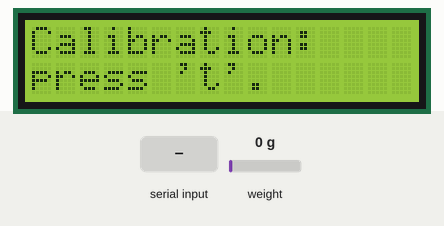
This sketch was run on a simulated ESP8266 (NodeMCU). Parts: 16×2 character LCD. The inputs (shaded band) are chosen by the test bench; at power-on: weight on the scale 0 g. EEPROM starts erased; what the sketch prints to the serial monitor is not drawn.

Above: at 3.2 s.
3.3 s: "t90\n" received over Serial
At 4.4 s:
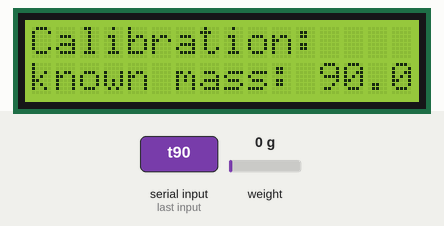
4.8 s: "y90\n" received over Serial
At 6.0 s:
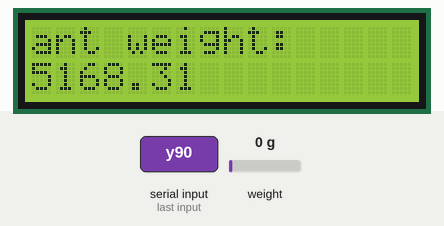
6.5 s: "t,45\n" received over Serial
At 6.52 s:
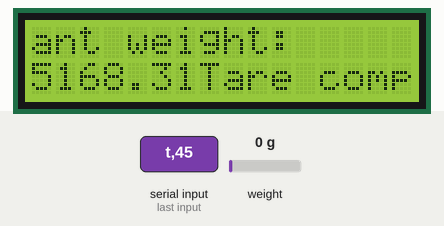
8.0 s: weight on the scale set to 100 g
At 8.8 s:
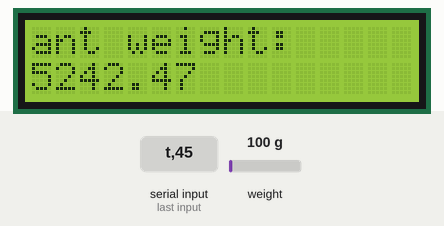
9.5 s: weight on the scale set to 1250 g
At 10.3 s:
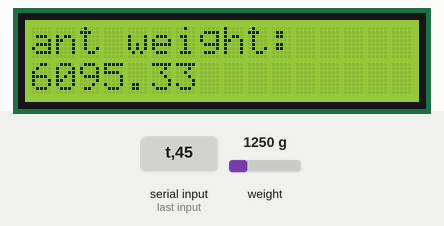
11.0 s: weight on the scale set to 2500 g
At 11.8 s:
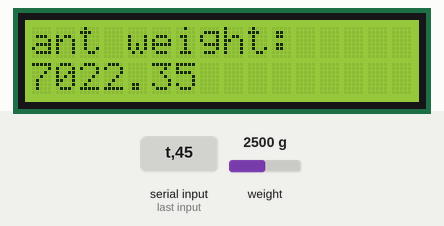
Timing chart, 0 to 13.5 s (numbered marks = the images above; inputs shaded):
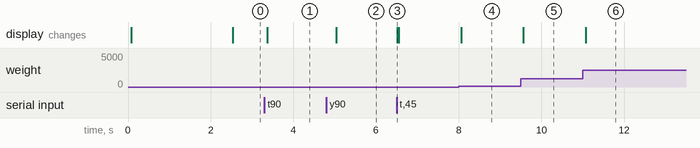

The sketch:

Calibration_wLCDtestcode.ino
```cpp
/*
   -------------------------------------------------------------------------------------
   HX711_ADC
   Arduino library for HX711 24-Bit Analog-to-Digital Converter for Weight Scales
   Olav Kallhovd sept2017
   -------------------------------------------------------------------------------------
*/

/*
   This example file shows how to calibrate the load cell and optionally store the calibration
   value in EEPROM, and also how to change the value manually.
   The result value can then later be included in your project sketch or fetched from EEPROM.

   To implement calibration in your project sketch the simplified procedure is as follow:
       LoadCell.tare();
       //place known mass
       LoadCell.refreshDataSet();
       float newCalibrationValue = LoadCell.getNewCalibration(known_mass);
*/

#include <HX711_ADC.h>
#if defined(ESP8266)|| defined(ESP32) || defined(AVR)
#include <EEPROM.h>
#endif

#include <Wire.h>
#include <LiquidCrystal_I2C.h>

// Set the LCD address to 0x27 for a 16 chars and 2 line display
LiquidCrystal_I2C lcd(0x27, 16, 2);


//pins:
const int HX711_dout = 4; //mcu > HX711 dout pin
const int HX711_sck = 5; //mcu > HX711 sck pin

//HX711 constructor:
HX711_ADC LoadCell(HX711_dout, HX711_sck);

const int calVal_eepromAdress = 0;
unsigned long t = 0;

void setup() {
  Serial.begin(57600); delay(10);
  Serial.println();
  Serial.println("Starting...");

  lcd.begin();
  lcd.print("Starting...");

  LoadCell.begin();
  //LoadCell.setReverseOutput(); //uncomment to turn a negative output value to positive
  unsigned long stabilizingtime = 2000; // preciscion right after power-up can be improved by adding a few seconds of stabilizing time
  boolean _tare = true; //set this to false if you don't want tare to be performed in the next step
  LoadCell.start(stabilizingtime, _tare);
  if (LoadCell.getTareTimeoutFlag() || LoadCell.getSignalTimeoutFlag()) {
    Serial.println("Timeout, check MCU>HX711 wiring and pin designations");
    while (1);
  }
  else {
    LoadCell.setCalFactor(1.0); // user set calibration value (float), initial value 1.0 may be used for this sketch
    Serial.println("Startup is complete");
    lcd.print("Startup complete");
  }
  while (!LoadCell.update());
  calibrate(); //start calibration procedure
}

void loop() {
  static boolean newDataReady = 0;
  const int serialPrintInterval = 0; //increase value to slow down serial print activity

  // check for new data/start next conversion:
  if (LoadCell.update()) newDataReady = true;

  // get smoothed value from the dataset:
  if (newDataReady) {
    if (millis() > t + serialPrintInterval) {
      float i = LoadCell.getData();
      Serial.print("Load_cell output val: ");
      Serial.println(i);
      lcd.clear();
      lcd.setCursor(0, 0);
      lcd.print("ant weight:");
      lcd.setCursor(0, 1);
      lcd.print(20000+((i-20000)-(0.258386440536201*(i-20000)-0.582583766102644)));
      newDataReady = 0;
      t = millis();
    }
  }


  // receive command from serial terminal
  if (Serial.available() > 0) {
    char inByte = Serial.read();
    if (inByte == 't') LoadCell.tareNoDelay(); //tare
    else if (inByte == 'r') calibrate(); //calibrate
    else if (inByte == 'c') changeSavedCalFactor(); //edit calibration value manually
  }

  // check if last tare operation is complete
  if (LoadCell.getTareStatus() == true) {
    Serial.println("Tare complete");
    lcd.println("Tare complete");
  }

}

void calibrate() {
  Serial.println("***");
  Serial.println("Start calibration:");
  Serial.println("Place the load cell an a level stable surface.");
  Serial.println("Remove any load applied to the load cell.");
  Serial.println("Send 't' from serial monitor to set the tare offset.");

  lcd.clear();
  lcd.setCursor(0, 0);
  lcd.print("Calibration:");
  lcd.setCursor(0, 1);
  lcd.print("press 't'.");

  boolean _resume = false;
  while (_resume == false) {
    LoadCell.update();
    if (Serial.available() > 0) {
      if (Serial.available() > 0) {
        char inByte = Serial.read();
        if (inByte == 't') LoadCell.tareNoDelay();
      }
    }
    if (LoadCell.getTareStatus() == true) {
      Serial.println("Tare complete");
      _resume = true;
    }
  }

  Serial.println("Now, place your known mass on the loadcell.");
  Serial.println("Then send the weight of this mass (i.e. 100.0) from serial monitor.");

  lcd.clear();
  lcd.setCursor(0, 0);
  lcd.print("Calibration:");
  lcd.setCursor(0, 1);
  lcd.print("set mass.");

  float known_mass = 0;
  _resume = false;
  while (_resume == false) {
    LoadCell.update();
    if (Serial.available() > 0) {
      known_mass = Serial.parseFloat();
      if (known_mass != 0) {
        Serial.print("Known mass is: ");
        Serial.println(known_mass);

        lcd.clear();
        lcd.setCursor(0, 0);
        lcd.print("Calibration:");
        lcd.setCursor(0, 1);
        lcd.print("known mass: ");
        lcd.println(known_mass);
        _resume = true;
      }
    }
  }

  LoadCell.refreshDataSet(); //refresh the dataset to be sure that the known mass is measured correct
  float newCalibrationValue = LoadCell.getNewCalibration(known_mass); //get the new calibration value

  Serial.print("New calibration value has been set to: ");
  Serial.print(newCalibrationValue);
  Serial.println(", use this as calibration value (calFactor) in your project sketch.");
  Serial.print("Save this value to EEPROM adress ");
  Serial.print(calVal_eepromAdress);
  Serial.println("? y/n");

  _resume = false;
  while (_resume == false) {
    if (Serial.available() > 0) {
      char inByte = Serial.read();
      if (inByte == 'y') {
#if defined(ESP8266)|| defined(ESP32)
        EEPROM.begin(512);
#endif
        EEPROM.put(calVal_eepromAdress, newCalibrationValue);
#if defined(ESP8266)|| defined(ESP32)
        EEPROM.commit();
#endif
        EEPROM.get(calVal_eepromAdress, newCalibrationValue);
        Serial.print("Value ");
        Serial.print(newCalibrationValue);
        Serial.print(" saved to EEPROM address: ");
        Serial.println(calVal_eepromAdress);
        _resume = true;

      }
      else if (inByte == 'n') {
        Serial.println("Value not saved to EEPROM");
        _resume = true;
      }
    }
  }

  Serial.println("End calibration");
  Serial.println("***");
  Serial.println("To re-calibrate, send 'r' from serial monitor.");
  Serial.println("For manual edit of the calibration value, send 'c' from serial monitor.");
  Serial.println("***");
}

void changeSavedCalFactor() {
  float oldCalibrationValue = LoadCell.getCalFactor();
  boolean _resume = false;
  Serial.println("***");
  Serial.print("Current value is: ");
  Serial.println(oldCalibrationValue);
  Serial.println("Now, send the new value from serial monitor, i.e. 696.0");
  float newCalibrationValue;
  while (_resume == false) {
    if (Serial.available() > 0) {
      newCalibrationValue = Serial.parseFloat();
      if (newCalibrationValue != 0) {
        Serial.print("New calibration value is: ");
        Serial.println(newCalibrationValue);
        LoadCell.setCalFactor(newCalibrationValue);
        _resume = true;
      }
    }
  }
  _resume = false;
  Serial.print("Save this value to EEPROM adress ");
  Serial.print(calVal_eepromAdress);
  Serial.println("? y/n");
  while (_resume == false) {
    if (Serial.available() > 0) {
      char inByte = Serial.read();
      if (inByte == 'y') {
#if defined(ESP8266)|| defined(ESP32)
        EEPROM.begin(512);
#endif
        EEPROM.put(calVal_eepromAdress, newCalibrationValue);
#if defined(ESP8266)|| defined(ESP32)
        EEPROM.commit();
#endif
        EEPROM.get(calVal_eepromAdress, newCalibrationValue);
        Serial.print("Value ");
        Serial.print(newCalibrationValue);
        Serial.print(" saved to EEPROM address: ");
        Serial.println(calVal_eepromAdress);
        _resume = true;
      }
      else if (inByte == 'n') {
        Serial.println("Value not saved to EEPROM");
        _resume = true;
      }
    }
  }
  Serial.println("End change calibration value");
  Serial.println("***");
}
```

Measured:
- after the input at 3.3 s, the display: changes after 0.07 s (image 1)
- after the input at 4.8 s, the display: changes after 0.24 s (image 2)
- after the input at 6.5 s, the display: changes at once (image 3)
- after the input at 8.0 s, the display: changes after 0.06 s (image 4)
- after the input at 9.5 s, the display: changes after 0.07 s (image 5)
- after the input at 11.0 s, the display: changes after 0.08 s (image 6)
